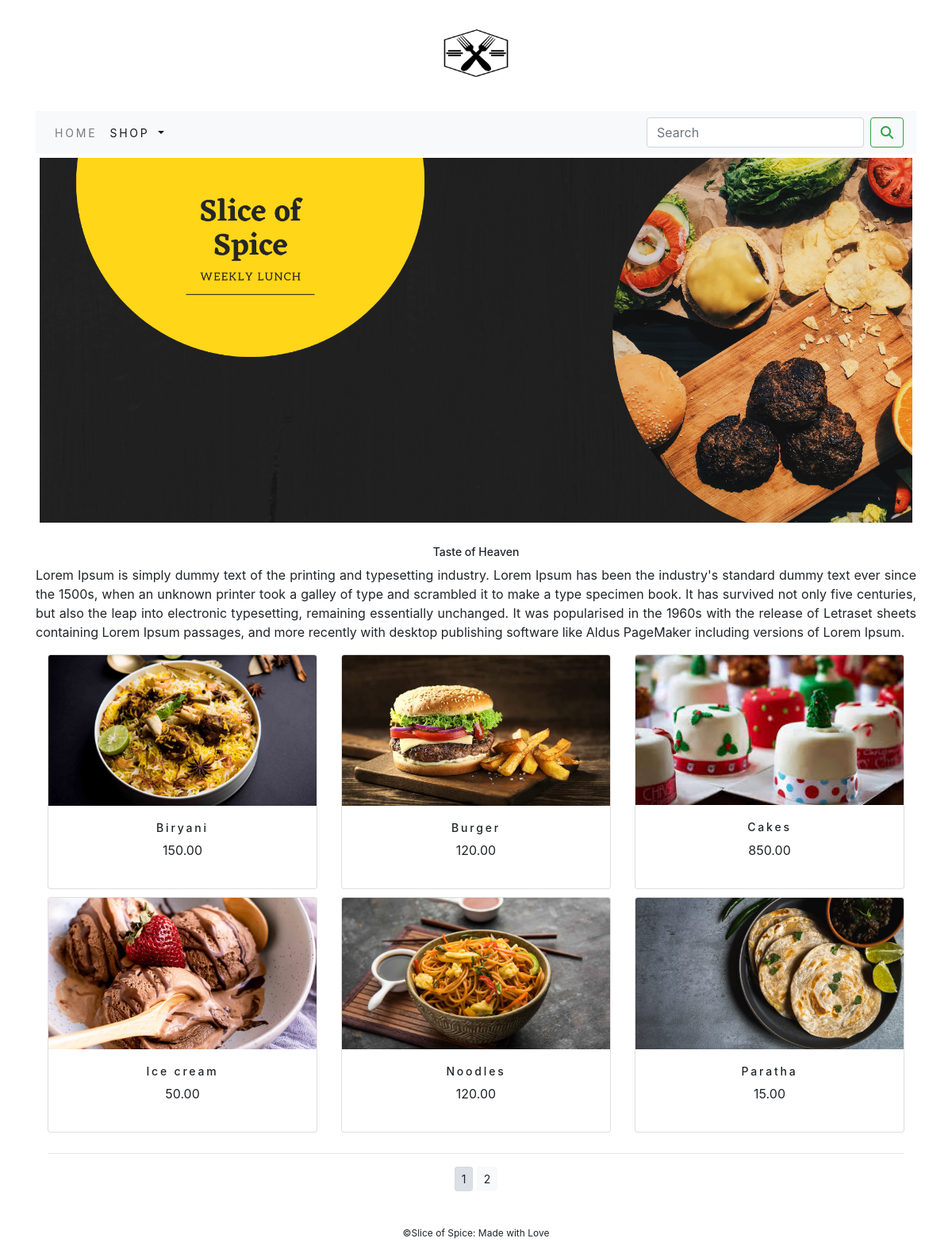
Page /shop on the committed database.
### shop/models.py (models this page shows, shortened)
class Product(models.Model):
    name=models.CharField(max_length=250, unique=True)
    slug=models.SlugField(max_length=250, unique=True)
    description =models.TextField(blank=True)
    price=models.DecimalField(max_digits=10,decimal_places=2)
    category=models.ForeignKey(Category,on_delete=models.CASCADE)
    image=models.ImageField(upload_to='product',blank=True)
    stock=models.IntegerField()
    available=models.BooleanField(default=True)
    created=models.DateTimeField(auto_now_add=True)
    updated=models.DateTimeField(auto_now=True)
    class Meta:
        ordering = ('name',)
        verbose_name = 'product'
        verbose_name_plural = 'products'
    def get_url(self):
        return reverse('shop:pdtCatDetail', args=[self.category.slug,self.slug])

### shop/views.py (the view)
# urls.py: path('',views.allpdtcat,name='allpdtcat'),
def allpdtcat(request,c_slug=None):
    c_page= None
    products_list=None
    if c_slug!=None:
        c_page=get_object_or_404(Category, slug=c_slug)
        products_list= Product.objects.all().filter(category=c_page,available=True)
    else:
        products_list =Product.objects.all().filter(available=True)
        paginator=Paginator(products_list,6)
        try:
            page=int(request.GET.get('page','1'))
        except:
            page=1
        try:
            products=paginator.page(page)
        except (EmptyPage,InvalidPage):
            products=paginator.page(paginator.num_pages)
        return render(request,'category.html',{'category':c_page,'products':products})

### cartapp/context_processors.py (called while the page is built)
def counter(request):
    item_count=0
    if 'admin' in request.path:
        return {}
    else:
        try:
            cart=Cart.objects.filter(cart_id=_cart_id(request))
            cart_items=CartItem.objects.all().filter(cart=cart[:1])
            for cart_item in cart_items:
                item_count += cart_item.quantity
        except Cart.DoesNotExist:
            item_count=0
    return dict(item_count=item_count)

### cartapp/views.py (called while the page is built)
def _cart_id(request):
    cart=request.session.session_key
    if not cart:
        cart=request.session.create()
    return cart

### shop/context_processors.py (called while the page is built)
def menu_links(request):
    links=Category.objects.all()
    return dict(links=links)

### shop/models.py (called while the page is built)
    def get_url(self):
        return reverse('shop:products_by_category',args=[self.slug])

### templates/category.html (shortened to what this page needs)
{% extends 'base.html' %}
{% load static %}
{% block content %}
<div class="mx_auto">
    {% if category %}
    <img class="my_image" src="{{category.image.url}}" alt="{{category.name}}">
</div>
<br>
<div>
    <h1 class="text-center my_title">{{category.name}}</h1>
    <p class="text-justify">{{category.description}}</p>
</div>
{% else %}
<div>
    <img class="my_image my_image_padding" src="{% static 'img/banner.png' %}" alt="our products" width="1000px" height="1000px">
</div>
<br>
<div>
    <h1 class="text-center my_title">Taste of Heaven</h1>
    <p class="text-justify">Lorem Ipsum is simply dummy text of the printing and typesetting industry. Lorem Ipsum has been the industry's standard dummy text ever since the 1500s, when an unknown printer took a galley of type and scrambled it to make a type specimen book. It has survived not only five centuries, but also the leap into electronic typesetting, remaining essentially unchanged. It was popularised in the 1960s with the release of Letraset sheets containing Lorem Ipsum passages, and more recently with desktop publishing software like Aldus PageMaker including versions of Lorem Ipsum.</p>
</div>
{% endif %}
<div class="container">
    <div class="row mx_auto">
        {% for product in products.object_list %}
        <div class="my_bottom_margin col-9 col-sm-12 col-md-4 col-lg-4">
            <div class="card text-center" style="min-width:">
                <a href="{{product.get_url}}"><img class="card-img-top my_image" src="{{product.image.url}}" alt="{{product.name}}"></a>
                <div class="card-body">
                    <h4>{{product.name}}</h4>
                    <p>{{product.price}}</p>
                </div>
            </div>
        </div>
        {% endfor %}
    </div>
    <div class="mx-auto">
        {% if products.paginator.num_pages > 1 %}
      <hr>
        <div class="text-center">
            {% for pg in products.paginator.page_range %}
            <a href="?page={{pg}}" class="btn btn-light btn btn-sm {% if products.number == pg %} active {% endif %}">{{pg}}</a>
            {% endfor %}
        </div>
        {% endif %}
    </div>
    <br>
</div>
{% endblock %}

### templates/base.html (shortened to what this page needs)
{% load static %}
<!DOCTYPE html>
<html lang="en">
<head>
    <link rel="stylesheet" href="{% static 'css/custom.css' %}">
    <link href= "{% static 'css/bootstrap.min.css' %}" rel="stylesheet">
</head>
<body>
<div class="container">
{% include 'header.html' %}
{% include 'navbar.html' %}
{% block content %}
{% endblock %}
</div>
{% include 'footer.html' %}
</html>
</body>
</html>

### templates/header.html
{% load static %}
<header>
    <center>
        <a href="{% url 'shop:allpdtcat' %}"></a><img src="{% static 'img/logo.png'%}" alt="logoimage" width="140px;" height="140px">
    </center>
</header>

### templates/navbar.html (shortened to what this page needs)
<nav class="navbar navbar-expand-lg navbar-light bg-light">
  <div class="collapse navbar-collapse" id="navbarSupportedContent">
    <ul class="navbar-nav mr-auto">
      <li class="nav-item">
        <a class="nav-link" href="#">Home</a>
      </li>
      <li class="nav-item dropdown {% if 'shop' in request.path%} active {% endif %}">
        <a class="nav-link dropdown-toggle" href="#" id="navbarDropdown" role="button" data-toggle="dropdown" aria-haspopup="true" aria-expanded="false">
          Shop
        </a>
      </li>
    </ul>
    <form class="form-inline my-2 my-lg-0" action="{% url 'searchapp:SearchResult' %}" method="get">
      <input class="form-control mr-sm-2" type="search" placeholder="Search" name="q" aria-label="Search">
      <button class="btn btn-outline-success my-2 my-sm-0" type="submit"><i class="fa fa-search" aria-hidden="true"></i></button>
    </form>
  </div>
</nav>

### templates/footer.html
<div class="footer navbar-fixed-bottom my_footer">
  <p class="text-center">&copy;Slice of Spice: Made with Love</p>
</div>

### static/css/custom.css (style rules this page uses)
body { font-family: 'Poppins',sans-serif; }
.nav-item { letter-spacing : .2em; font-size:14px; text-transform:uppercase; }
.my_footer { background-color:#FFFFFF; height:40px; bottom:0px; position:relative; }
.my_footer p { padding-top:20px; font-size:12px; }
.my_image { width:100%; height:auto; }
.my_title { font-size:10px; text_transform:uppercase; }
.my_image_padding { padding:5px; }
.my_bottom_margin { margin-bottom:10px }
.card-body h4 { font-size:14px; text_transform:uppercase; letter-spacing:.2em; }
.my_title { font-size:14px; }

### rows in the picture
Product: image (picture), name "Biryani", price "150.00"
Product: image (picture), name "Burger", price "120.00"
Product: image (picture), name "Cakes", price "850.00"
Product: image (placeholder picture), name "Ice cream", price "50.00"
Product: image (picture), name "Noodles", price "120.00"
Product: image (picture), name "Paratha", price "15.00"

### other values in the picture
{{ pg }} "1" "2"
